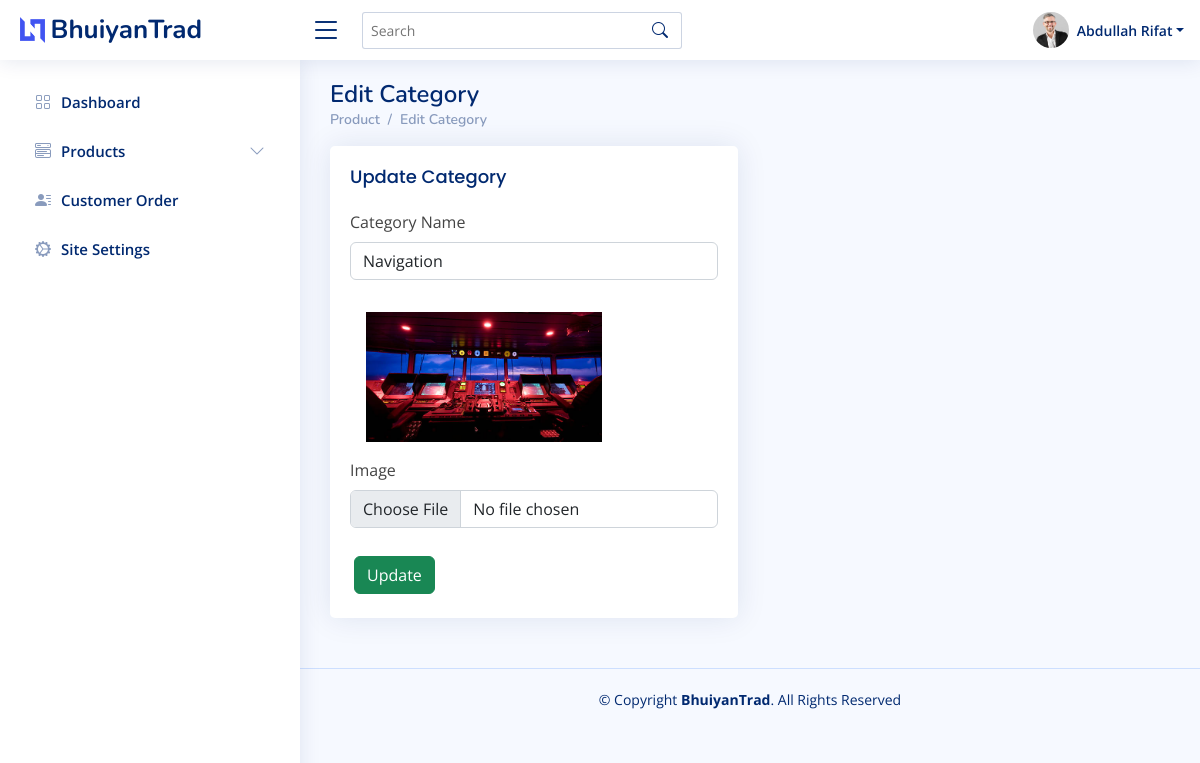
Screenshot of /user/edit-category/3/ (signed in) with the database file from the repository.
### backend/models.py (models this page shows, shortened)
class User(AbstractUser):
    @property
    def is_admin(self):
        if hasattr(self, 'admin'):
            return True
        return False

class Admin(models.Model):
    user = models.OneToOneField(User, on_delete=models.CASCADE)
    name = models.CharField(max_length=120, blank=True)
    address = models.CharField(max_length=220, blank=True)
    phone = models.CharField(max_length=11, blank=True)
    image = models.ImageField(upload_to=user_path, blank=True);
    created_date = models.DateField(auto_now_add=True)

class Category(models.Model):
    name = models.CharField(max_length=255, unique=True)
    image = models.ImageField(upload_to=category_path, null=False, blank=False, default="default.jpg")

### backend/views.py (the view, shortened to what this page needs)
# urls.py: path('edit-category/<int:pk>/', views.EditCategory, name="edit-category"),
@login_required
def EditCategory(request, pk):
    errors = []
    cat = Category.objects.get(id=pk)
    context = {
        'category':cat,
        'errors': errors
    }
    return render(request, 'admin/edit/category.html', context)

### backend/templates/admin/edit/category.html (shortened to what this page needs)
{% extends '../../asset/base.html' %} {% load static %} {% block content %}
<main id="main" class="main">
    <div class="pagetitle">
        <h1>Edit Category</h1>
        <nav>
            <ol class="breadcrumb">
                <li class="breadcrumb-item"><a href="#">Product</a></li>
                <li class="breadcrumb-item"><a href="#">Edit Category</a></li>
            </ol>
        </nav>
    </div>
    <section class="section">
        <div class="row">
            <div class="col-lg-6">
                <div class="card">
                    <div class="card-body">
                        <h5 class="card-title">Update Category</h5>
                        <form class="row g-3" method="POST" enctype="multipart/form-data" action="{% url 'backend:edit-category' category.id %}">
                            <div class="col-12">
                                <label for="inputNanme4" class="form-label">Category Name</label>
                                <input type="text" name="name" class="form-control" value="{{category.name}}" id="inputNanme4">
                            </div>
                            <div class="col-12">
                                <img src="{{category.image.url}}" style="height: 130px;" class="img-fluid m-3" /><br>
                                <label for="inputEmail4" class="form-label">Image</label>
                                <input type="file" name="image" class="form-control" id="inputEmail4">
                            </div>
                            <div class="text-left mt-4">
                                <button type="submit" class="btn btn-success m-1">Update</button>
                            </div>
                        </form>
                    </div>
                </div>
            </div>
        </div>
    </section>
</main>
{% endblock %}

### backend/templates/asset/header.html (shortened to what this page needs)
 {% load static %}
<header id="header" class="header fixed-top d-flex align-items-center">
    <div class="d-flex align-items-center justify-content-between">
        <a href="{% url 'backend:dashboard' %}" class="logo d-flex align-items-center">
            <img src="{% static 'assets/img/logo.png' %}" alt="">
            <span class="d-none d-lg-block">BhuiyanTrad</span>
        </a>
        <i class="bi bi-list toggle-sidebar-btn"></i>
    </div>
    <div class="search-bar">
        <form class="search-form d-flex align-items-center" method="POST" action="#">
            <input type="text" name="query" placeholder="Search" title="Enter search keyword">
            <button type="submit" title="Search"><i class="bi bi-search"></i></button>
        </form>
    </div>
    <nav class="header-nav ms-auto">
        <ul class="d-flex align-items-center">
            <li class="nav-item dropdown pe-3">
                <a class="nav-link nav-profile d-flex align-items-center pe-0" href="#" data-bs-toggle="dropdown">
                    {% if request.user.admin.image %}
                    <img src="{{request.user.admin.image.url}}" alt="Profile" class="rounded-circle">
                    {% endif %}
                    <span class="d-none d-md-block dropdown-toggle ps-2">{{request.user.admin.name}}</span>
                </a>
            </li>
        </ul>
    </nav>
</header>

### static/backend/assets/css/style.css (style rules this page uses)
:root { scroll-behavior: smooth; }
body { font-family: "Open Sans", sans-serif; background: #f6f9ff; color: #444444; }
a { color: #4154f1; text-decoration: none; }
h1, h2, h3, h4, h5, h6 { font-family: "Nunito", sans-serif; }
#main { margin-top: 60px; padding: 20px 30px; transition: all 0.3s; }
.pagetitle { margin-bottom: 10px; }
.pagetitle h1 { font-size: 24px; margin-bottom: 0; font-weight: 600; color: #012970; }
.card { margin-bottom: 30px; border: none; border-radius: 5px; box-shadow: 0px 0 30px rgba(1, 41, 112, 0.1); }
.card-title { padding: 20px 0 15px 0; font-size: 18px; font-weight: 500; color: #012970; font-family: "Poppins", sans-serif; }
.card-body { padding: 0 20px 20px 20px; }
.breadcrumb { font-size: 14px; font-family: "Nunito", sans-serif; color: #899bbd; font-weight: 600; }
.breadcrumb a { color: #899bbd; transition: 0.3s; }
.breadcrumb .breadcrumb-item::before { color: #899bbd; }
.logo { line-height: 1; }
@media (min-width: 1200px) { .logo { width: 280px; } }
.logo img { max-height: 26px; margin-right: 6px; }
.logo span { font-size: 26px; font-weight: 700; color: #012970; font-family: "Nunito", sans-serif; }
.header { transition: all 0.5s; z-index: 997; height: 60px; box-shadow: 0px 2px 20px rgba(1, 41, 112, 0.1); background-color: #fff; padding-left: 20px; }
.header .toggle-sidebar-btn { font-size: 32px; padding-left: 10px; cursor: pointer; color: #012970; }
.header .search-bar { min-width: 360px; padding: 0 20px; }
.header .search-form { width: 100%; }
.header .search-form input { border: 0; font-size: 14px; color: #012970; border: 1px solid rgba(1, 41, 112, 0.2); padding: 7px 38px 7px 8px; border-radius: 3px; transition: 0.3s; width: 100%; }
.header .search-form button { border: 0; padding: 0; margin-left: -30px; background: none; }
.header .search-form button i { color: #012970; }
.header-nav ul { list-style: none; }
.header-nav>ul { margin: 0; padding: 0; }
.header-nav .nav-profile { color: #012970; }
.header-nav .nav-profile img { max-height: 36px; }
.header-nav .nav-profile span { font-size: 14px; font-weight: 600; }
@media (min-width: 1200px) { #main, #footer { margin-left: 300px; } }

### rows the page displays
User: user.admin.image (picture), user.admin.name "Abdullah Rifat"
Category: name "Navigation", image (picture)
